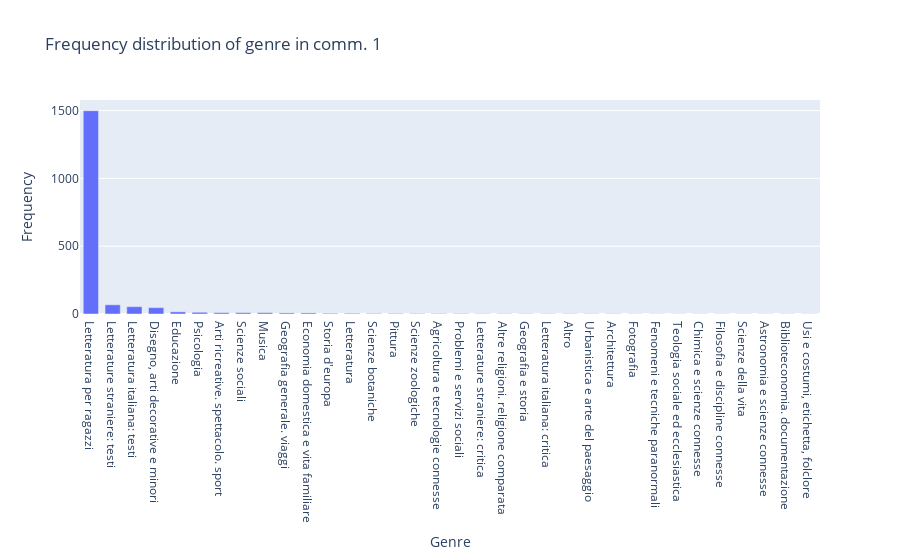

Write notebook code for a chart like this one.
### Code cell
#distribution per frequency
GenreFreq = pd.DataFrame(columns=['Genre', 'Frequency'])
for count, el in enumerate(cntGenre.most_common()):
    new_row = {'Genre': el[0], 'Frequency': el[1]}
    GenreFreq = GenreFreq.append(new_row, ignore_index=True)

fig1 = px.bar(GenreFreq, x="Genre", y="Frequency", title = 'Frequency distribution of genre in comm. 1')
fig1.update_layout(bargap=0.3)
fig1.show()

### Figure 1 — Plotly figure (JSON) as saved in the notebook; plotly's stock layout.template omitted (floating-point values rounded to 4 significant figures)
{"data": [{"alignmentgroup": "True", "hovertemplate": "Genre=%{x}<br>Frequency=%{y}<extra></extra>", "legendgroup": "", "marker": {"color": "#636efa", "pattern": {"shape": ""}}, "name": "", "offsetgroup": "", "orientation": "v", "showlegend": false, "textposition": "auto", "x": ["Letteratura per ragazzi", "Letterature straniere: testi", "Letteratura italiana: testi", "Disegno, arti decorative e minori", "Educazione", "Psicologia", "Arti ricreative. spettacolo. sport", "Scienze sociali", "Musica", "Geografia generale. viaggi", "Economia domestica e vita familiare", "Storia d'europa", "Letteratura", "Scienze botaniche", "Pittura", "Scienze zoologiche", "Agricoltura e tecnologie connesse", "Problemi e servizi sociali", "Letterature straniere: critica", "Altre religioni. religione comparata", "Geografia e storia", "Letteratura italiana: critica", "Altro", "Urbanistica e arte del paesaggio", "Architettura", "Fotografia", "Fenomeni e tecniche paranormali", "Teologia sociale ed ecclesiastica", "Chimica e scienze connesse", "Filosofia e discipline connesse", "Scienze della vita", "Astronomia e scienze connesse", "Biblioteconomia. documentazione", "Usi e costumi, etichetta, folclore"], "xaxis": "x", "y": [1499, 68, 54, 47, 16, 13, 10, 10, 10, 8, 8, 5, 5, 4, 4, 3, 3, 3, 2, 2, 2, 2, 2, 2, 2, 1, 1, 1, 1, 1, 1, 1, 1, 1], "yaxis": "y", "type": "bar"}], "layout": {"xaxis": {"anchor": "y", "domain": [0.0, 1.0], "title": {"text": "Genre"}}, "yaxis": {"anchor": "x", "domain": [0.0, 1.0], "title": {"text": "Frequency"}}, "legend": {"tracegroupgap": 0}, "title": {"text": "Frequency distribution of genre in comm. 1"}, "barmode": "relative", "bargap": 0.3}}
